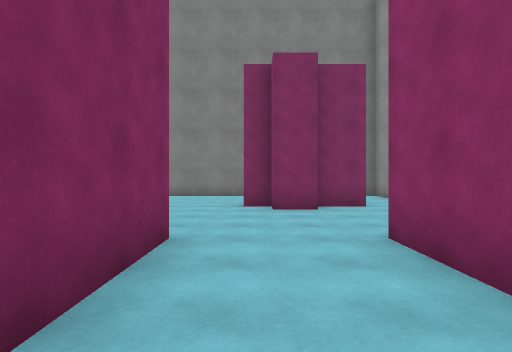
[1] (above)

16 first-person views from a walk through a Unity game level. The camera is 1.5 m above the floor, looks level and sees 80° across. The floor is counted in squares, 2 m on a side. Each view is taken from the middle of a square. On the plan, view 1 faces up. The plan holds only what a view shows up to about 10 squares ahead; the rest is blank. The player is left out. Surface patterns are stand-ins for the level's own textures.

[2]
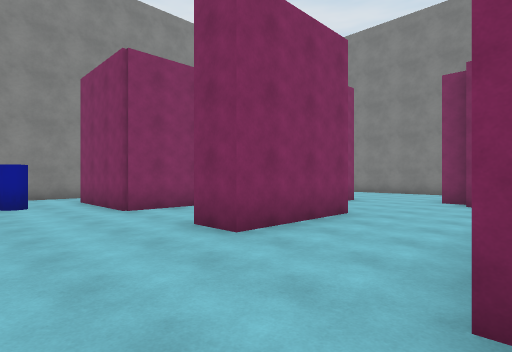

[3]
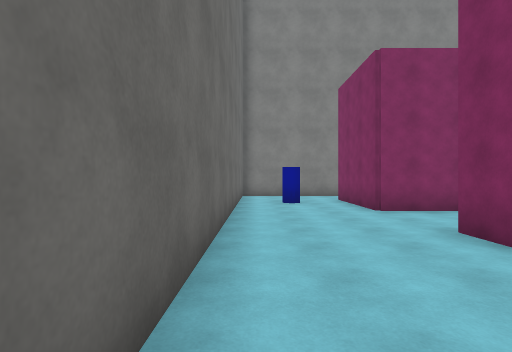

[4]
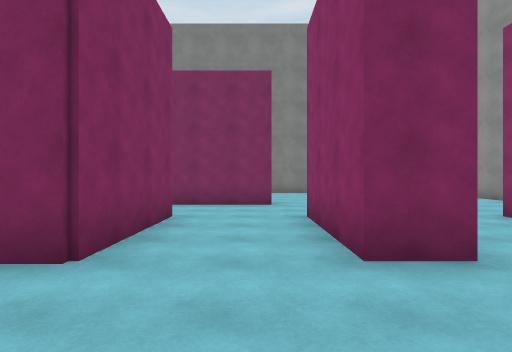

[5]
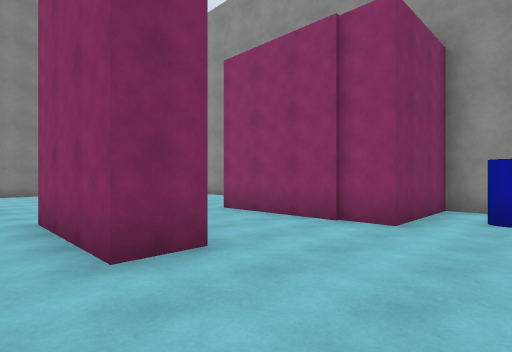

[6]
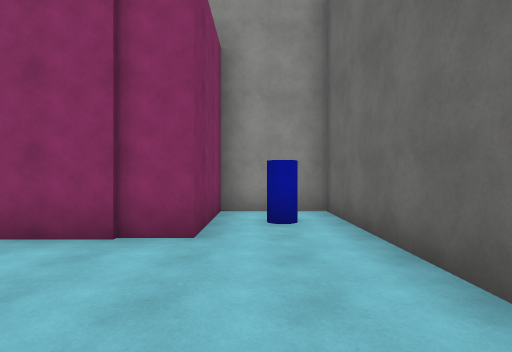

[7]
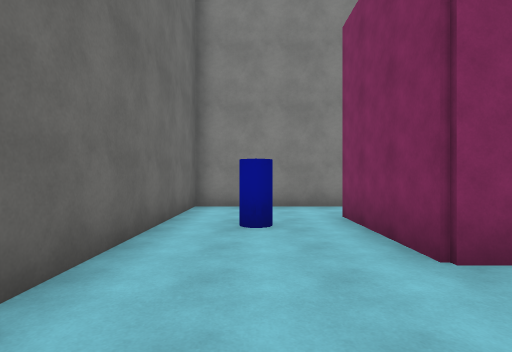

[8]
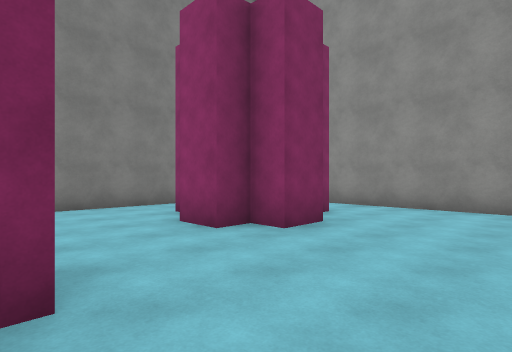

[9]
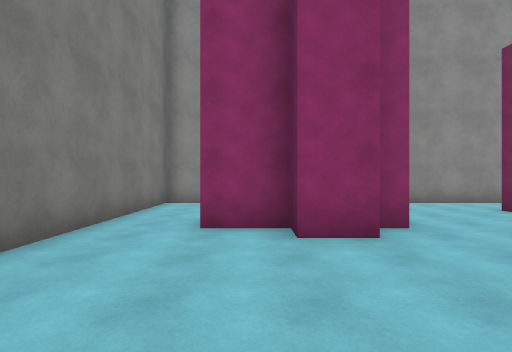

[10]
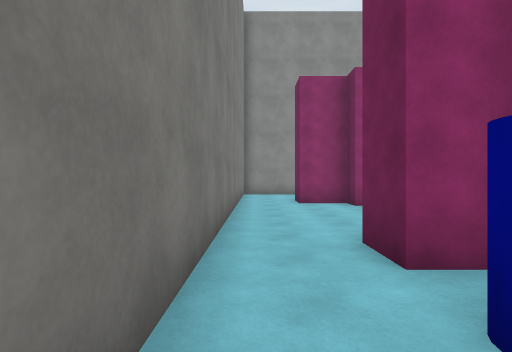

[11]
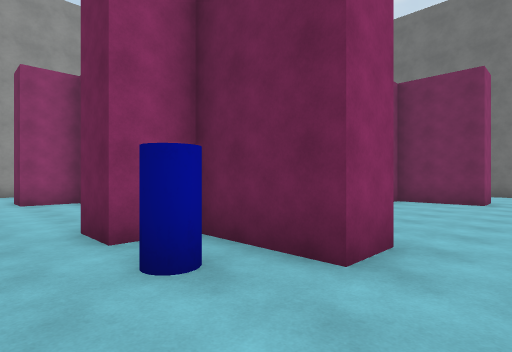

[12]
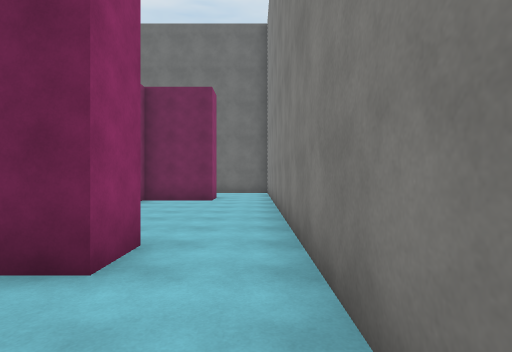

[13]
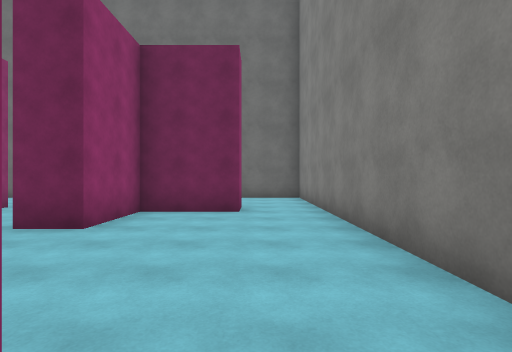

[14]
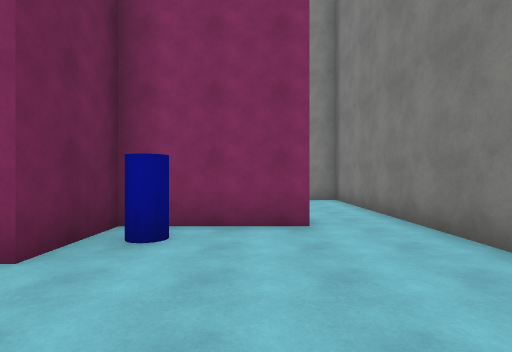

[15]
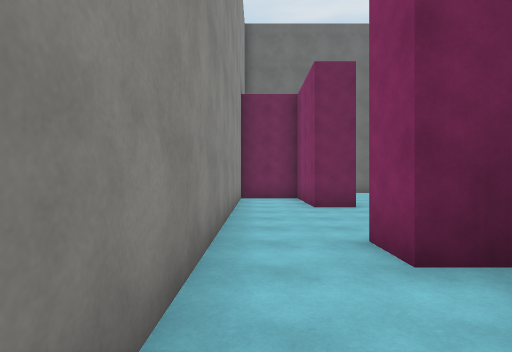

[16]
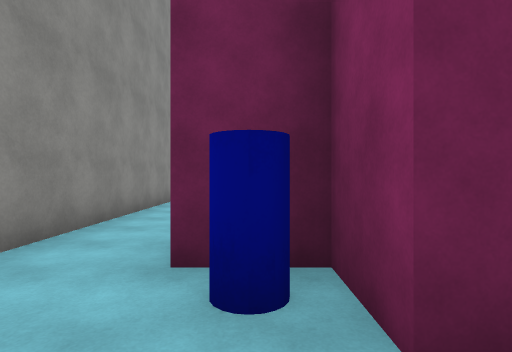

### Floor plan
Points are (right, up) in squares from view 1. A wall is a line through its corners. A room is listed if a view was taken in it or the views show most of it. See-through windows are left out.
Room 1 (views 1, 2, 3, 4, 5, 6, 7)
walls: (-4.6, 0.7) (-7.8, 0.7) (-7.8, 1.6); (-1, 0.7) (-2, 0.7); (-9.5, 1.5) (-9.5, -2.5) (4.5, -2.5) (4.5, -0.3) (1.6, -0.3)
ways out: opening at (-1.5, 0.8) to room 2; opening at (-8.5, 1) to room 4
objects: other object (-7, -1); other object (3, -1)
Room 2 (views 8, 15, 16)
walls: (1.4, 6.8) (0.4, 6.8) (0.4, 7.5) (-0.3, 7.5); (-1, 3.8) (-1, 0.7); (2.7, 3.1) (2.7, 2.6); (-2.5, 5.9) (-5.2, 5.9); (-2.6, 7) (-2.6, 6.5); (0.4, 9.8) (1.4, 9.8) (1.4, 8.5) (2.7, 8.5) (2.7, 7.5) (1.5, 7.5); (4.5, 1.2) (4.5, 11.5) (-0.5, 11.5); (-2, 0.7) (-2, 3.8); (1.6, -0.3) (1.6, 3.7) (2.7, 3.7) (2.7, 3.2); (-5.6, 3.7) (-4.6, 3.7) (-4.6, 0.7)
ways out: opening at (-1.5, 0.8) to room 1; opening at (-0.5, 8.8) to room 3; opening at (-5, 4.5) to room 4
objects: other object (2, 9)
Room 3 (views 9, 10, 11, 12, 13, 14)
walls: (-5.6, 9.1) (-5.6, 9.8) (-4.6, 9.8) (-4.6, 7) (-2.6, 7); (-7.8, 7.6) (-7.8, 8.7) (-5.6, 8.7); (-0.5, 11.5) (-9.5, 11.5) (-9.5, 7.5); (-0.3, 7.5) (-0.3, 8.5) (0.4, 8.5) (0.4, 9.8)
ways out: opening at (-0.5, 8.8) to room 2; opening at (-8.5, 8) to room 4
objects: other object (-7, 10); other object (-4, 8)
Room 4 (no view inside)
walls: (-9.5, 7.5) (-9.5, 1.5); (-7.8, 1.6) (-5.6, 1.6) (-5.6, 3.7)
ways out: opening at (-8.5, 1) to room 1; opening at (-5, 4.5) to room 2; opening at (-8.5, 8) to room 3

Positions as (right, up) in squares from view 1, and headings:
1: (0, 0), facing up
2: (2, -2), facing up-left
3: (2, -2), facing left
4: (-3, -2), facing up
5: (-3, -2), facing up-right
6: (-2, -1), facing right
7: (-2, -1), facing left
8: (-3, 4), facing up-right
9: (-4, 9), facing right
10: (-8, 11), facing right
11: (-9, 11), facing down-right
12: (-9, 11), facing down
13: (-8, 8), facing down
14: (0, 9), facing left
15: (4, 11), facing down
16: (2, 11), facing down
